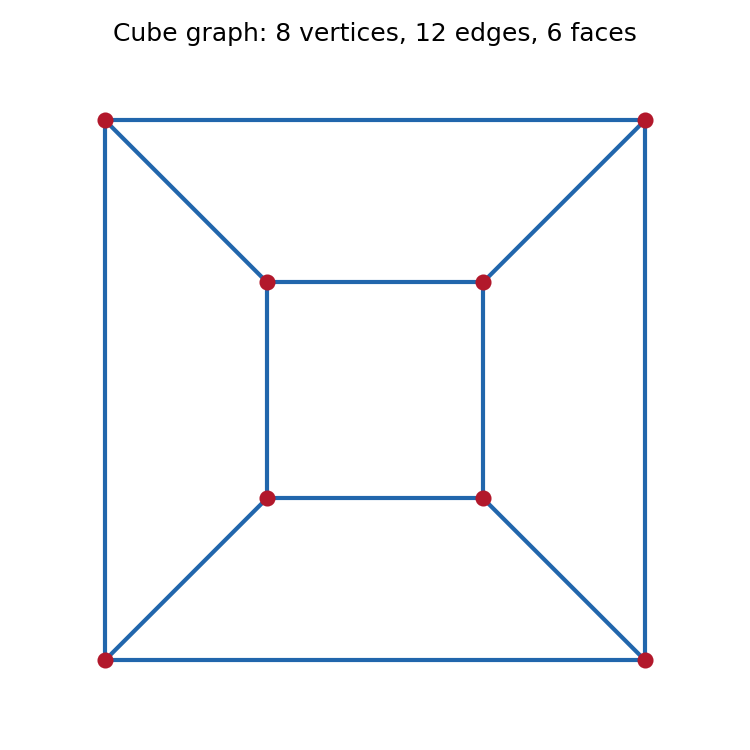

The Python source for this figure:
"""Original planar cube graph. Python3.14 and Matplotlib. Output in CWD."""
import matplotlib
matplotlib.use("Agg")
import matplotlib.pyplot as plt
fig,ax=plt.subplots(figsize=(5,5),facecolor="white")
outer=[(-2,-2),(2,-2),(2,2),(-2,2)];inner=[(-.8,-.8),(.8,-.8),(.8,.8),(-.8,.8)]
for pts in [outer,inner]:
 for i in range(4):
  p,q=pts[i],pts[(i+1)%4];ax.plot([p[0],q[0]],[p[1],q[1]],color="#2166ac",lw=2)
for p,q in zip(outer,inner):ax.plot([p[0],q[0]],[p[1],q[1]],color="#2166ac",lw=2)
pts=outer+inner;ax.scatter([p[0]for p in pts],[p[1]for p in pts],s=45,color="#b2182b",zorder=4)
ax.set(xlim=(-2.5,2.5),ylim=(-2.5,2.5),aspect="equal",title="Cube graph: 8 vertices, 12 edges, 6 faces")
ax.axis("off");fig.tight_layout();fig.savefig("2007-planar-cube.png",dpi=150,facecolor="white")
